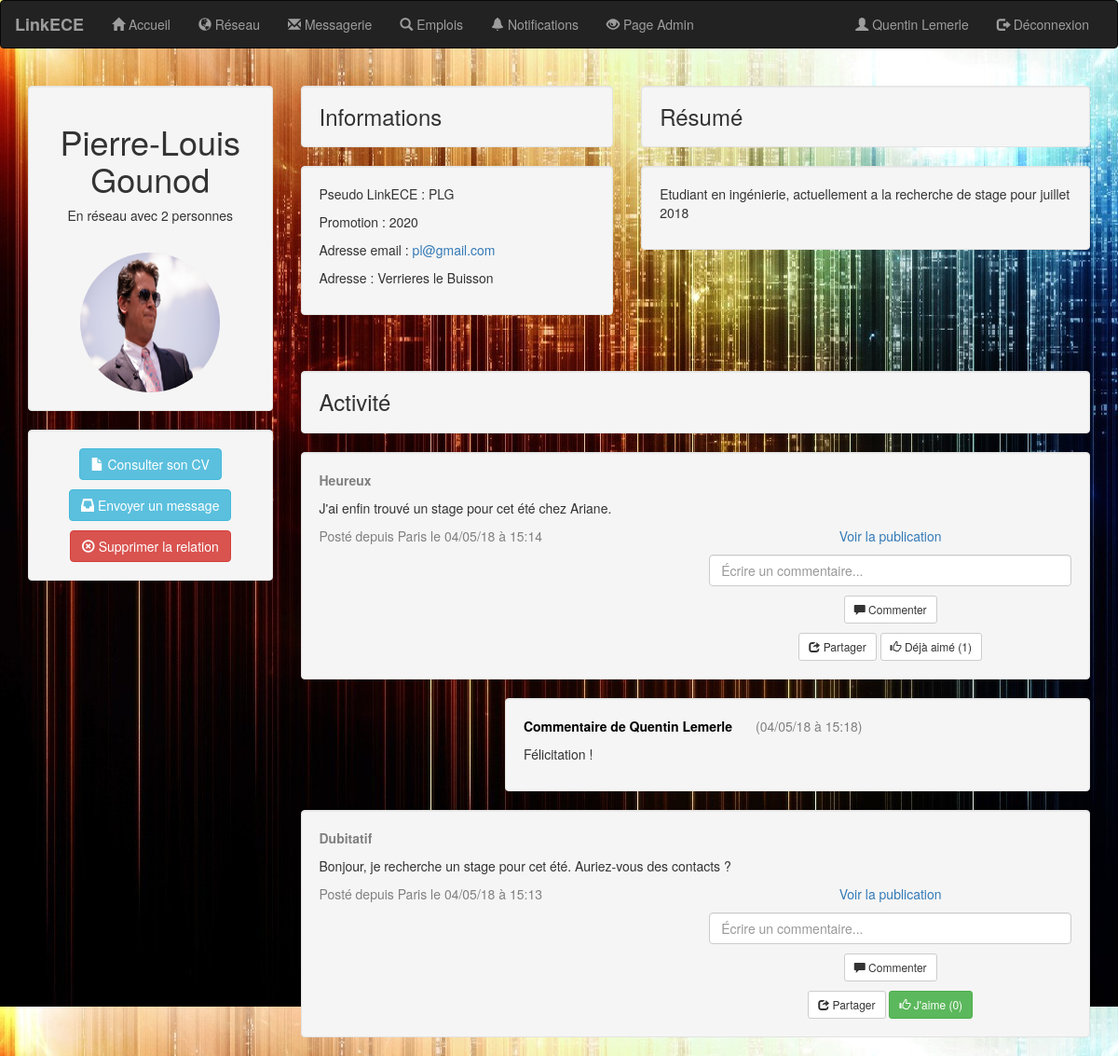
The page /viewprofile.php?id_user=42 (signed in) on the database its author committed.
### tables this page shows
CREATE TABLE `users` (
  `id_user` int(10) NOT NULL,
  `admin` tinyint(1) NOT NULL DEFAULT '0',
  `email` varchar(255) NOT NULL,
  `username` varchar(255) NOT NULL,
  `password` varchar(255) NOT NULL,
  `nom` varchar(255) NOT NULL,
  `prenom` varchar(255) NOT NULL,
  `avatar` varchar(255) NOT NULL DEFAULT 'img/avatar.svg',
  `background` varchar(255) DEFAULT 'img/back.png',
  `cv` varchar(255) DEFAULT 'img/cv.pdf',
  `hash` varchar(255) NOT NULL,
  `active` smallint(6) NOT NULL,
  `adresse` varchar(100) DEFAULT NULL,
  `resume` text,
  `promotion` int(4) DEFAULT NULL
);

CREATE TABLE `post` (
  `id_post` int(10) NOT NULL,
  `id_user` int(10) NOT NULL,
  `document` varchar(255) DEFAULT NULL,
  `date_post` datetime NOT NULL DEFAULT CURRENT_TIMESTAMP,
  `visibilite` tinyint(1) NOT NULL,
  `lieu` varchar(255) NOT NULL,
  `descriptif` text NOT NULL,
  `humeur` varchar(255) NOT NULL
);

CREATE TABLE `commentaire` (
  `id_commentaire` int(10) NOT NULL,
  `id_user` int(10) NOT NULL,
  `id_post` int(10) NOT NULL,
  `commenatire` text NOT NULL,
  `date_commentaire` datetime NOT NULL DEFAULT CURRENT_TIMESTAMP
);

### viewprofile.php (the view, shortened to what this page needs)
<?php
include('connect.php');
if ( $_SESSION['logged_in'] != 1 ) {
    $_SESSION['message'] = "You must log in before viewing your profile page!";
    header("location: login-system/error.php");
}
else{
    $nom = $_SESSION['nom'];
    $prenom = $_SESSION['prenom'];
    $id_user = $_SESSION['id_user'];
    $dist_admin = $_SESSION['admin'];
    if(isset($_GET['id_user']))
    {
        $idviewed = $_GET['id_user'];
        $user = mysqli_query($con, "SELECT * FROM `users` WHERE id_user='$idviewed'");
                $user_viewed = mysqli_fetch_assoc($user);
                $user_viewed_id= $user_viewed['id_user'];
                $user_viewed_nom = $user_viewed['nom'];
                $user_viewed_prenom = $user_viewed['prenom'];
                $user_viewed_avatar = $user_viewed['avatar'];
                $user_viewed_email = $user_viewed['email'];
                $user_viewed_username = $user_viewed['username'];
                $user_viewed_adresse = $user_viewed['adresse'];
                $user_viewed_resume = $user_viewed['resume'];
                $user_viewed_promotion = $user_viewed['promotion'];
        $resultat = mysqli_query($con,"SELECT * FROM post WHERE id_user='$idviewed' ORDER BY date_post DESC");
        $result = mysqli_query($con,"SELECT COUNT(*) as nb_relation FROM relation WHERE id_user1 = '$idviewed'OR id_user2 = '$idviewed'");
        $nb = $result->fetch_assoc();
        $req = mysqli_query($con,"SELECT COUNT(*) as ami FROM relation WHERE (id_user1 = '$idviewed' AND id_user2='$id_user' )OR (id_user2 = '$idviewed' AND id_user1='$id_user' )");
        $ami = $req->fetch_assoc();
        $res = mysqli_query($con,"SELECT COUNT(*) as nb FROM requeteami WHERE id_from = '$id_user' AND id_to = '$idviewed'");
        $requeteami = $res->fetch_assoc();
    }
$av = mysqli_query($con,"SELECT * FROM users WHERE id_user='$id_user'");
$user_obj = $av->fetch_assoc();
$dist_back=$user_obj['background'];
$dist_admin=$user_obj['admin'];
}
?>
<!DOCTYPE html>
<html>
    <head>
        <link rel="stylesheet" href="https://maxcdn.bootstrapcdn.com/bootstrap/3.3.7/css/bootstrap.min.css">
    </head>
    <body background="<?= $dist_back ?>">
        <nav class="navbar navbar-inverse">
            <div class="container-fluid">
                <div class="navbar-header">
                    <a class="navbar-brand" href="accueil.php">LinkECE</a>
                </div>
                <div class="collapse navbar-collapse" id="myNavbar">
                    <ul class="nav navbar-nav">
                        <li><a href="accueil.php"><span class="glyphicon glyphicon-home"></span> Accueil</a></li>
                        <li><a href="reseau.php"><span class="glyphicon glyphicon-globe"></span> Réseau</a></li>
                        <li><a href="chat/message.php"><span class="glyphicon glyphicon-envelope"></span> Messagerie</a></li>
                        <li><a href="emplois.php"><span class="glyphicon glyphicon-search"></span> Emplois</a></li>
                        <li><a href="notifications.php"><span class="glyphicon glyphicon-bell"></span> Notifications</a></li>
                        <?php if($dist_admin==1){echo "<li><a href='admin.php'><span class='glyphicon glyphicon-eye-open'></span> Page Admin</a></li>";}?>
                    </ul>
                    <ul class="nav navbar-nav navbar-right">
                        <li><a href="profil.php"><span class="glyphicon glyphicon-user"></span> <?= $prenom.' '.$nom ?> </a></li>
                        <li><a href="login-system/logout.php"><span class="glyphicon glyphicon-log-out"></span> Déconnexion</a></li>
                    </ul>
                </div>
            </div>
        </nav>
        <div class="container text-center">
            <div class="row">
                <div class="col-sm-3">
                <br>
                    <div class="well">
                    <h1 class="entete"><?= $user_viewed_prenom.' '.$user_viewed_nom ?></h1>
                        <?php if($nb['nb_relation']>1){
                                echo "<p class='entete'>En réseau avec ". $nb['nb_relation']." personnes</p>";
                            }
                            else{
                                echo "<p class='entete'>En réseau avec ". $nb['nb_relation']." personne</p>";
                            }?>
                        <br>
                        <img src="<?= $user_viewed_avatar ?>" class="img-circle" height="150" width="150" alt="Avatar">
                    </div>
                    <div class="well">
                    <a href="<?= $user_viewed['cv'] ?>" download="<?= $user_viewed['cv'] ?>">
                        <button type="button" class="btn btn-info"><span class="glyphicon glyphicon-file"></span> Consulter son CV</button>
                    </a><p></p>
                    <?php
            if($user_viewed_id!=$_SESSION['id_user']){
                    if($ami['ami']==0){
                        if($requeteami['nb']==0){
                            echo "<a href='ajouterAmi.php?id_user=".$user_viewed_id."'>
                        <button type='button' class='btn btn-success'><span class='glyphicon glyphicon-plus'></span> Ajouter au réseau </button>
                    </a>";
                        }
                        else{
                        echo
                        "<button class='btn btn-success'><span class='glyphicon glyphicon-plus'></span> Demande en cours </button>";
                    }}
                    else{
                        echo "<a href='chat/message.php?id_user=". $user_viewed_id ."'>
                        <button type='button' class='btn btn-info'><span class='glyphicon glyphicon-inbox'></span> Envoyer un message</button>
                    </a><p></p>
                    <a href='suppAmi.php?id_user=".$user_viewed_id."'>
                        <button type='button' class='btn btn-danger'><span class='glyphicon glyphicon-remove-circle'></span> Supprimer la relation</button>
                    </a>";
                    }
                     }
                    ?>
                    </div>
                </div>
                <div class="col-sm-9">
                    <div class="row">
                        <div class="col-sm-5">
                            <h3 class="well"> Informations</h3>
                            <div class="well">
                            <div class="infos">
                                <p>  Pseudo LinkECE : <?= $user_viewed_username ?></p>
                                <p>  Promotion : <?= $user_viewed_promotion ?></p>
                                <p>  Adresse email : <a href="mailto:<?= $user_viewed_email ?>"><?= $user_viewed_email ?></a></p>
                                <p>  Adresse : <?= $user_viewed_adresse ?></p>
                            </div>
                            </div>
                        </div>
                        <div class="col-sm-7">
                            <h3 class="well">Résumé</h3>
                            <div class="well">
                            <div class="infos">
                                <p><?= $user_viewed_resume ?></p>
                            </div>
                            </div>
                        </div>
                    </div>
                    <br>
                    <h3 class="well">Activité</h3>
                    <?php
                        if($ami['ami']!=0 || $user_viewed_id==$_SESSION['id_user'] || $user_viewed['active']==0)
                        {
                            while($post = mysqli_fetch_array($resultat)){
                                $blindage=0;
                                $test = mysqli_query($con,"SELECT * FROM commentaire WHERE id_post=".$post['id_post']."");
                                $test_obj = $test->fetch_assoc();
                                $dist_test=$test_obj['id_post'];
                                if($post['id_post']==$test_obj['id_post']){
                                    $blindage=1;
                                }
                                $time = strtotime($post['date_post']);
                            $myFormatForView = date("d/m/y à H:i", $time);
                                 $id_post = $post['id_post'];
                                $req_like = mysqli_query($con,"SELECT COUNT(*) as nb FROM `like` WHERE `like`.id_post='$id_post'");
                                $nb = $req_like->fetch_assoc();
                                $req_like = mysqli_query($con,"SELECT COUNT(*) as nb FROM `like` WHERE `like`.id_post='$id_post' AND `like`.id_user='$id_user'");
                                $bool = $req_like->fetch_assoc();
                                $url = "viewprofile.php?id_user=" . $user_viewed_id ;
                                $txt = "Posté par ".$user_viewed['prenom']. " ".$user_viewed['nom']." depuis ".$post['lieu']." le ".$myFormatForView." : ".$post['descriptif'];
                                echo "
                                    <div class='well'>";
                                if($post['humeur'] != "---"){
                                    echo "<p id='post-humeur'>".$post['humeur']."</p>";
                                }
                                echo "<p id='post-description'>".$post['descriptif']."</p> ";
                                echo" <div class='row'>
                                        <div class='col-sm-6'>
                                            <p id='post-lieu'> Posté depuis ".$post['lieu']." le ".$myFormatForView."</p>
                                        </div>
                                        <div class='col-sm-6 '><p> <a href='viewpost.php?id_post=".$post['id_post']."'> Voir la publication </a></p>
                                        <form class='form' action='commentaire.php?id_post=".$post['id_post']."' method='post' autocomplete='off'>
                                            <input type='text' class='form-control' name='commentaire' placeholder='Écrire un commentaire...' required><p></p>
                                            <button type='submit' class='btn btn-default btn-sm'><span class='glyphicon glyphicon-comment'></span> Commenter</button>
                                        </form><p></p>";
                                        ?>
                                  <a href="mailto: ?subject=LinkECE - Post à voir&body=<?=$txt?>"><button type='button' class='btn btn-default btn-sm'><span class='glyphicon glyphicon-share'></span> Partager</button></a>
                                <?php
                                if($bool['nb']>0){
                                    ?><a href='dislike.php?id_post=<?= $id_post?>&id_url=<?= $url?>'><button class='btn btn-default btn-sm'><span class='glyphicon glyphicon-thumbs-up'></span> Déjà aimé (<?=$nb['nb']?>)</button></a><?php
                                }
                                else{
                                    ?><a href='like.php?id_post=<?= $id_post?>&id_url=<?= $url?>'><button type='button' class='btn btn-success btn-sm'><span class='glyphicon glyphicon-thumbs-up'></span> J'aime (<?=$nb['nb']?>)</button></a><?php
                                }
                                echo "
                                        </div>
                                    </div>
                                    </div>
                                ";
                                if($blindage==1 ){
                                    $req3 = "SELECT commentaire.id_commentaire, commentaire.id_user, commentaire.id_post, commentaire.commenatire, commentaire.date_commentaire, users.id_user, users.prenom, users.nom FROM commentaire, users WHERE commentaire.id_user = users.id_user AND commentaire.id_post=".$dist_test." ORDER BY commentaire.date_commentaire";
                                    $resultat3 = mysqli_query($con, $req3);
                                    while($sku = mysqli_fetch_array($resultat3)){
                                        $ish = strtotime($sku['date_commentaire']);
                                        $myFormatForView = date("d/m/y à H:i", $ish);
                                        echo "
                                            <div class='row'>
                                        <div class='col-sm-3'></div>
                                            <div class='col-sm-9'>
                                                <div class='well'>
                                                    <p id='post-ami'> Commentaire de ".$sku['prenom'].' '.$sku['nom']."<span id='date-comment'>(".$myFormatForView.")<span></p>
                                                    <p id='post-description'> ".$sku['commenatire']."</p>
                                                </div>
                                            </div>
                                        </div>";
                                    }
                                }
                            }
                        }
                        else{
                            echo "<div class='well'><p id=refus>Cet utilisateur a mis ses informations en privées, vous ne pouvez donc pas voir ses publications !<br>Vous devez d'abord l'ajouter à votre réseau !</p></div>";
                        }
                    ?>
                </div>
            </div>
        </div>
    </body>
</html>

### viewprofile.php (style rules this page uses)
.infos { text-align: left; }
#post-humeur { color: grey; text-align: left; font-weight: bold; }
#post-ami { color: black; text-align: left; font-weight: bold; }
#post-lieu { text-align: left; color: grey; }
#post-description { text-align: justify; }
h3 { text-align: left; }
#date-comment { text-align: left; color: grey; font-weight: normal; margin-left: 25px; }
.navbar-brand { font-weight: bold; }

### rows shown on the page
users: prenom "Pierre-Louis", nom "Gounod", avatar (picture), username "PLG", promotion "2020", email "pl@gmail.com", adresse "Verrieres le Buisson", resume "Etudiant en ingénierie, actuellement a la recherche de stage pour juillet 2018"
post: humeur "Heureux", descriptif "J'ai enfin trouvé un stage pour cet été chez Ariane.", lieu "Paris", date_post "04/05/18 à 15:14", nb "1"
commentaire: id_user.prenom "Quentin", id_user.nom "Lemerle", date_commentaire "04/05/18 à 15:18", commenatire "Félicitation !"
post: humeur "Dubitatif", descriptif "Bonjour, je recherche un stage pour cet été. Auriez-vous des contacts ?", lieu "Paris", date_post "04/05/18 à 15:13", nb "0"

### other values the page prints
$prenom "Quentin"
$nom "Lemerle"
$nb['nb_relation'] "2"
